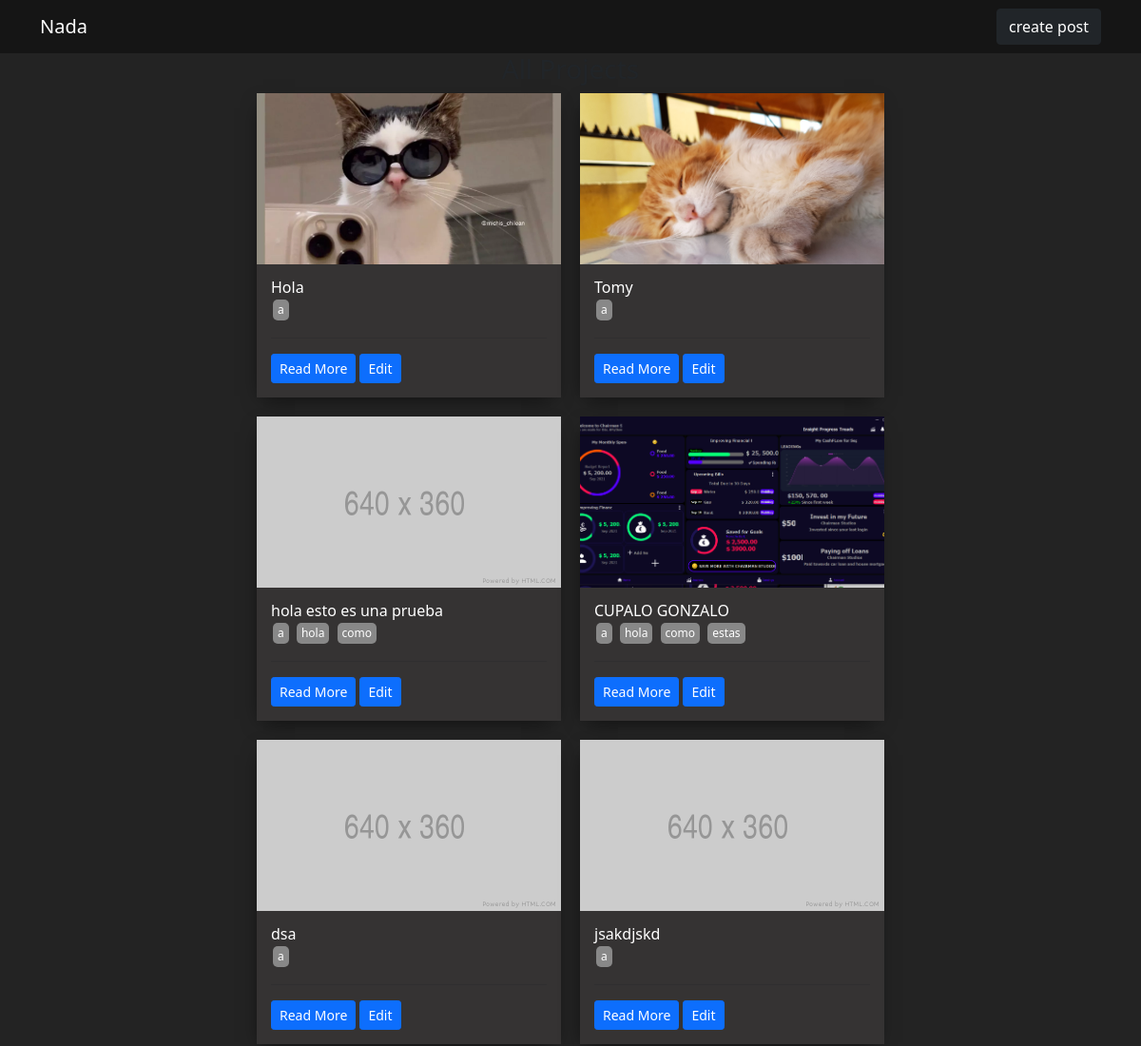
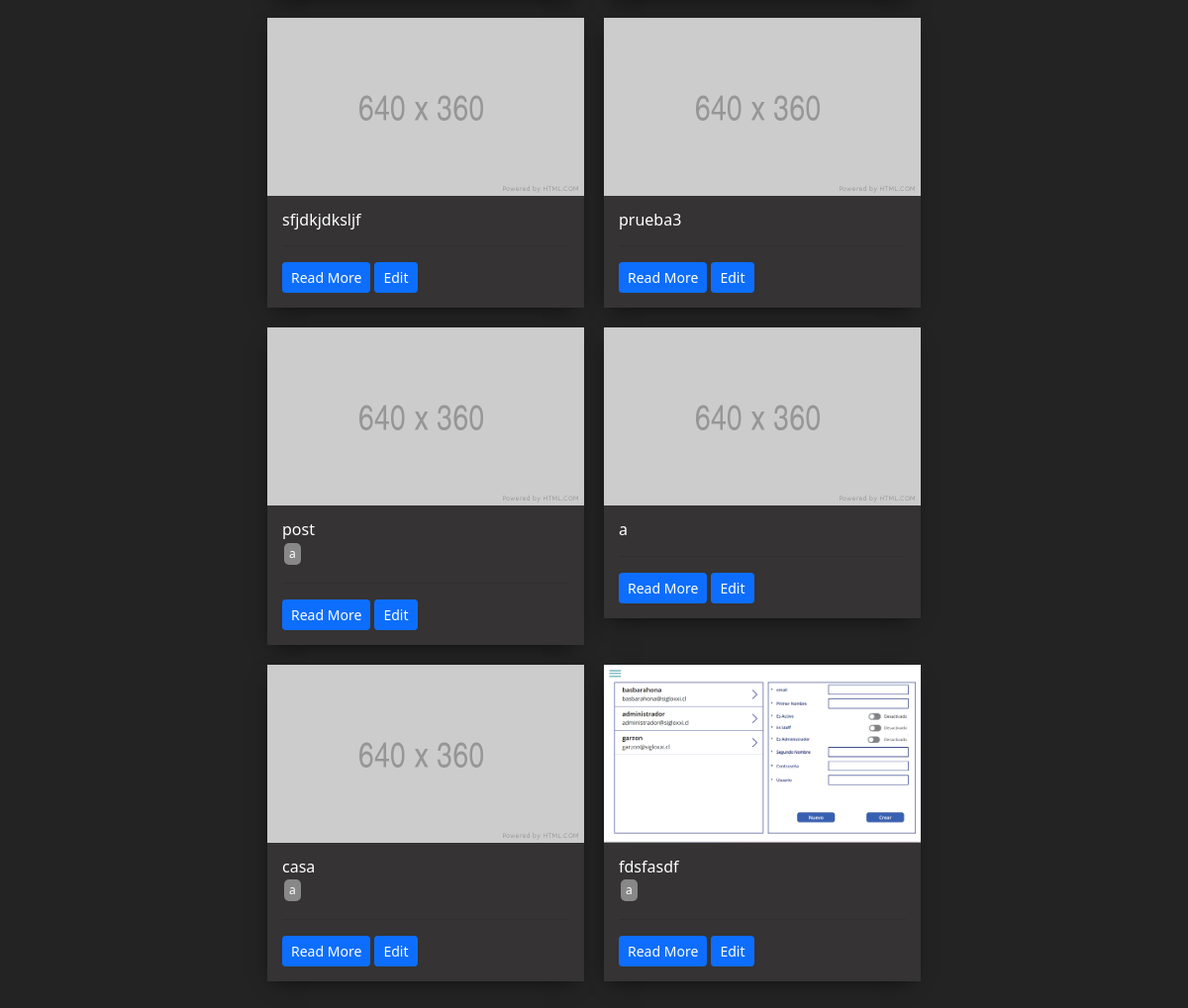
The app's page / (signed in) with its own data (2 pictures, top to bottom).
### myapp/models.py (models this page shows, shortened)
class Post(models.Model):
    title = models.CharField(max_length=200)
    body = RichTextField(null=True, blank=True)
    image = models.ImageField(null=True, blank=True,
                              upload_to="post", default="placeholder.png")
    state = models.BooleanField('Active', default=False)
    tags = models.ManyToManyField(Tag, blank=True)
    id = models.UUIDField(default=uuid.uuid4, unique=True,
                          primary_key=True, editable=False)
    created_at = models.DateTimeField(auto_now_add=True)
    updated_at = models.DateTimeField(auto_now=True)
    qr_code = models.ImageField(
        upload_to='qr_codes/',
        null=True,
        blank=True,
        editable=False
    )
    class Meta:
        ordering = ['-created_at']

class Tag (models.Model):
    name = models.CharField(max_length=200)
    def __str__(self):
        return self.name

### myapp/views.py (the view)
# urls.py: path('', views.postList, name='postList'),
@login_required
def postList(request):
    posts = Post.objects.filter(state=True)
    form = PostForm()
    if request.method == 'POST':
        form = PostForm(request.POST, request.FILES)
        if form.is_valid():
            form.save()
        return redirect('/')
    context = {'form': form, 'posts': posts}
    return render(request, 'index.html', context)

### templates/index.html (shortened to what this page needs)
{% extends 'base.html' %}
{% load static %}
{% load crispy_forms_tags %}
{% block content %}
{% include 'navbar.html'%}
<section class="s1">
    <div class="main-container">
        <h3 style="text-align: center;">All Projects</h3>
        <div class="post-wrapper " >
            {% for post in posts %}
            <div>
                <div class="post" >
                    <img class="thumbnail" src="{{post.image.url}}">
                    <div class="post-preview">
                        <h6 class="post-title">{{post.title}}</h6>
                        {% for tag in post.tags.all %}
                        <span class="tag">{{tag}}</span>
                        {% endfor %}
                        <hr>
                        <a href="{%  url 'post' post.id %}"class="btn btn-sm btn-primary">Read More</a>
                        {% if user.is_superuser %}
                        <a class="btn btn-sm btn-primary" href="{% url 'editUrl' post.id %}">Edit</a>
                        {% endif %}
                    </div>
                </div>
            </div>
            {% endfor %}
        </div>
    </div>
</section>
{% endblock content %}

### static/assets/css/style.css (style rules this page uses)
.s1 { background-color: var(--mainColor); border-bottom: 1px solid var(--borderColor); overflow: auto; }
.main-container { width: 800px; margin: 0 auto; }
.post { border: 1px solid var(--borderColor); -webkit-box-shadow: -2px 7px 21px -9px rgba(0, 0, 0, 0.75); -moz-box-shadow: -2px 7px 21px -9px rgba(0, 0, 0, 0.75); box-shadow: -2px 7px 21px -9px rgba(0, 0, 0, 0.75); }
.post-preview { background-color: #353333; padding: 15px; }
.post-title { color: rgb(255, 255, 255); margin: 0; }
.post-wrapper { display: grid; grid-template-columns: repeat(auto-fit, 320px); gap: 20px; justify-content: center; padding-bottom: 50px; max-width: 100%; }
.thumbnail { display: block; width: 100%; height: 180px; object-fit: cover; }
.tag { display: inline-block; color: #fff; background-color: #888; border-radius: 5px; margin: 2px; padding: 2px 5px; font-size: 12px; }

### records on screen
Post: image (picture), title "Hola"
Tag: name "a"
Post: image (picture), title "Tomy"
Post: image (placeholder picture), title "hola esto es una prueba"
Tag: name "hola"
Tag: name "como"
Post: image (picture), title "CUPALO GONZALO"
Tag: name "estas"
Post: image (placeholder picture), title "dsa"
Post: image (placeholder picture), title "jsakdjskd"
Post: image (placeholder picture), title "sfjdkjdksljf"
Post: image (placeholder picture), title "prueba3"
Post: image (placeholder picture), title "post"
Post: image (placeholder picture), title "a"
Post: image (placeholder picture), title "casa"
Post: image (picture), title "fdsfasdf"
